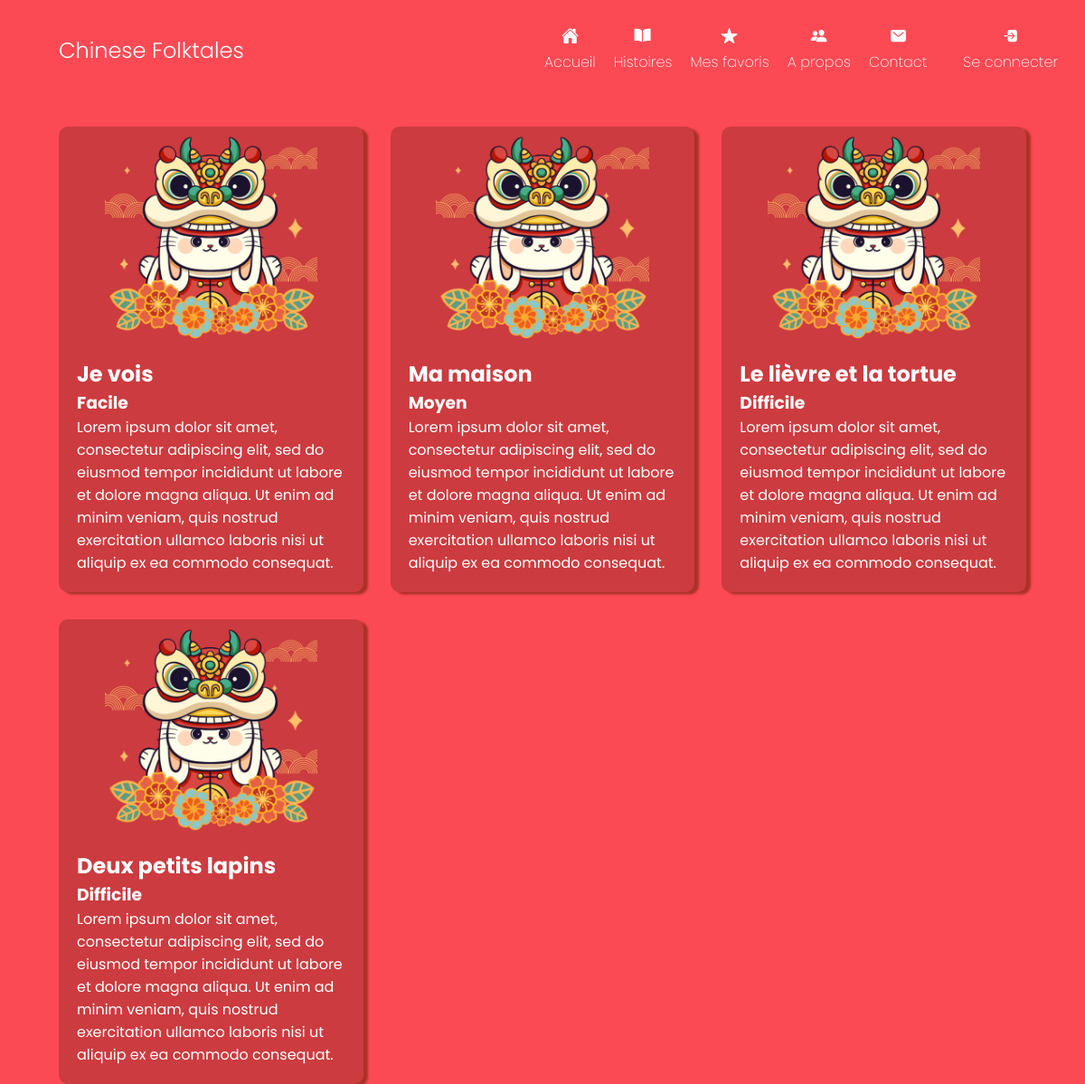
Screenshot of /stories/ with the database file from the repository.
### chinese_folktales_website/models.py (models this page shows)
class Story(models.Model):
    class Meta:
        ordering = ['story_id']
    story_id = models.IntegerField(primary_key=True)
    level_id = models.ForeignKey(Level, on_delete=models.CASCADE, null=True)
    title = models.fields.TextField(max_length=1000, null=True)
    bg_image = models.ImageField(upload_to='images/')
    textfile = models.fields.TextField(max_length=1000, null=True)
    audiofile = models.fields.TextField(max_length=1000, null=True)
    date = models.DateTimeField(auto_now_add=True)

class Level(models.Model):
    class Meta:
        ordering = ['level_id']
    level_id = models.IntegerField(primary_key=True)
    name = models.TextField(max_length=500, null=True)

### chinese_folktales_website/views.py (the view)
# urls.py: path('stories/', views.stories, name="stories"),
def stories(request):
    story_table = Story.objects.all()
    context = {"story_table": story_table}
    return render(request, "stories.html", context)

### chinese_folktales_website/templates/stories.html (shortened to what this page needs)
{% extends "base.html" %}
{% block content %}
{% load static %}
<link rel="stylesheet" href="https://use.fontawesome.com/releases/v5.6.1/css/all.css"
>
<link rel="stylesheet" href="{% static 'css/styles.css'%}">
<body id="page-top" xmlns="http://www.w3.org/1999/html" class="test">
<div class="card-container">
    {% for story in story_table %}
    <div class="card">
        <div class="card-imgBox">
                <img class="card-img" src="{% static 'images/info_user.png' %}">
        </div>
        <div class="card-content">
            <a href="{% url 'story_detail' story.story_id %}"><h2>{{story.title}}</h2></a>
            <h3>{{story.level_id.name}}</h3>
            <p>Lorem ipsum dolor sit amet, consectetur adipiscing elit, sed do eiusmod tempor incididunt ut labore et
                dolore magna aliqua. Ut enim ad minim veniam, quis nostrud exercitation ullamco laboris nisi ut aliquip
                ex ea commodo consequat.
            </p>
        </div>
    </div>
    {% endfor %}
</div>
</body>
{% endblock %}

### chinese_folktales_website/static/css/styles.css (style rules this page uses)
* { font-family: 'Poppins', sans-serif; margin: 0; padding: 0; box-sizing: border-box; position: relative; }
body { background: #fc4a55; }
.card-container { display:grid; height: 65vh; grid-template-columns: 1fr 1fr 1fr; grid-template-rows: 1fr 1fr 1fr; grid-gap: 30px; margin: 0px 65px 0px 65px; }
.card-container .card { border-radius: 10px; background: #CC3B3F; color: white; box-shadow: 5px 2.5px 2.5px #A93226; }
.card-img { max-width:70%; }
.card-container .card-imgBox { display: flex; justify-content: center; align-items: center; }
.card-container .card-content { padding: 20px; }
.card-container .card-content a { text-decoration: none; color: white; }

### rows the page displays
Story: title "Je vois", level_id.name "Facile"
Story: title "Ma maison", level_id.name "Moyen"
Story: title "Le lièvre et la tortue", level_id.name "Difficile"
Story: title "Deux petits lapins", level_id.name "Difficile"
